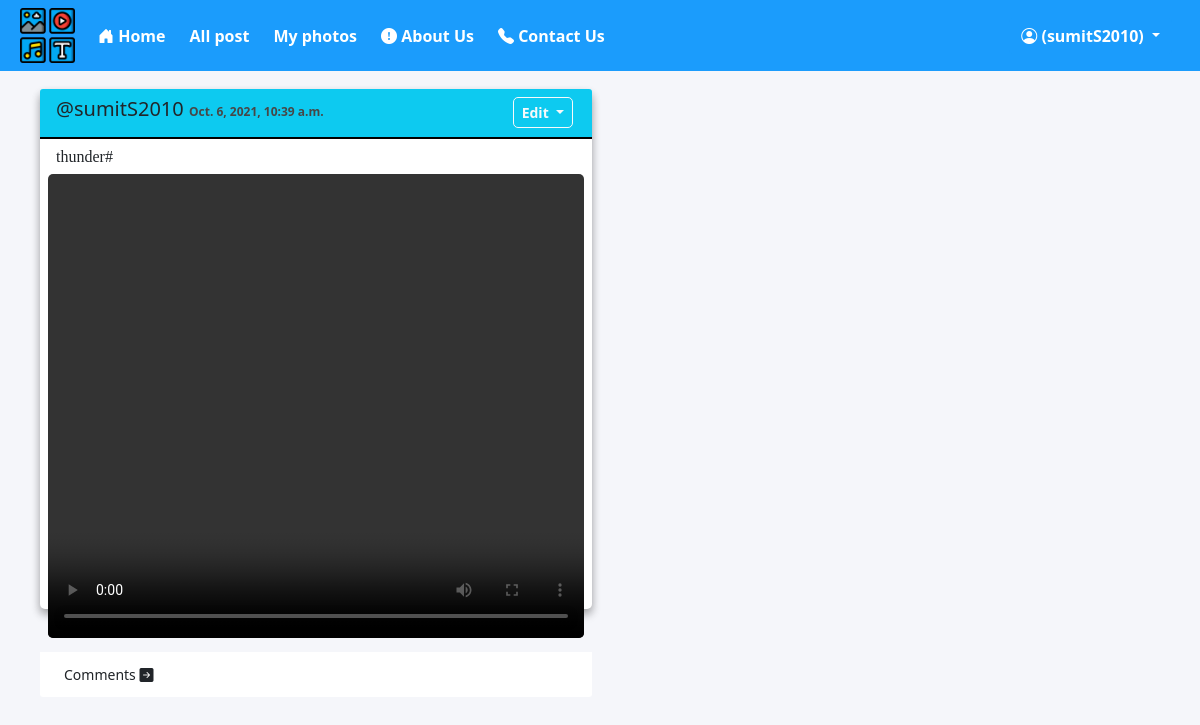
The page /videos/my_videos (signed in) on the database its author committed.
### videos/models.py (models this page shows, shortened)
class Postvideos(models.Model):
    user = models.ForeignKey(User, on_delete=models.CASCADE, null=True, blank=True)
    about_video = models.CharField(max_length=1000,blank=True)
    video = models.FileField(upload_to='videos/',default='')
    video_post_time = models.DateTimeField(null=True, auto_now_add=True)
    like_video = models.ManyToManyField(User,blank=True,related_name='like_video')
    class Meta:
        ordering = ("-video_post_time",)

### videos/views.py (the view)
# urls.py: path('my_videos',views.my_videos,name="my_videos"),
def my_videos(request):
    mypost = Postvideos.objects.filter(user=request.user)
    context2 = {"mypost":mypost}
    return render(request, "videos/my_videos.html",context2)

### templates/videos/my_videos.html (shortened to what this page needs)
{% extends 'base_template.html' %}
{% load static %}
{% block navigation_link %}
<a class="nav-link" href="{% url 'videos:videos_home' %}">All post</a>
<a class="nav-link" href="{% url 'videos:my_videos' %}">My photos</a>
{% endblock%}
{% block body %}
<div class="container">
	<div class="row row-cols-1 row-cols-md-2 g-3">
		{% for post in mypost %}
		<div class="col-md-6">
			<div class="card mypost-card">
				<div class="card-header bg-info">
					<div class="row g-1">
						<div class="col-md-10">
							<h5>@{{post.user.username}}  <b  class="post-time">{{post.video_post_time}}</b></h5>
						</div>
						<div class="col-md-2">
							<div class="btn-group">
							  	<button type="button" class="btn btn-outline-light btn-sm dropdown-toggle" data-bs-toggle="dropdown" aria-expanded="false" id="edit-button">
									Edit
							  	</button>
							</div>
						</div>
					</div>
				</div>
				<div class="card-body p-1 m-1">
                    <h6 class="media-caption">{{post.about_video}}</h6>
                    <video  class="post-video" controls>
                        <source type="video/mp4" src="{{ post.video.url }}">
                    </video>
				</div>
				<div class="card-footer bg-white">
					<div class="row">
						<div class="col-md-12">
							<a class=" btn btn-outline-dark  btn-sm" href="/videos/{{post.pk}}" role="button" id="footer-buttons">
							Comments <i class="bi bi-arrow-right-square-fill"></i></a>
						</div>
					</div>
				</div>
			</div>
		</div>
		{% endfor %}
	</div>
</div>
{% endblock %}

### templates/base_template.html (shortened to what this page needs)
{% load static %}
<!DOCTYPE html>
<html lang="en">
<head>
    <link rel="stylesheet" href="https://cdn.jsdelivr.net/npm/bootstrap-icons@1.4.1/font/bootstrap-icons.css">
    <link href="https://cdn.jsdelivr.net/npm/bootstrap@5.1.1/dist/css/bootstrap.min.css" rel="stylesheet">
</head>
<body style="background-color:#f5f6fa">
<nav class="navbar navbar-expand-lg">
	<div class="container-fluid">
		<img src="{% static 'images/logo.png' %}" style="width:70px;height:55px;object-fit:contain;">
		<div class="collapse navbar-collapse" id="navbarSupportedContent">
			<ul class="navbar-nav me-auto mb-2 mb-lg-0">
				<li class="nav-item">
					<a class="nav-link" aria-current="page" href="{% url 'home:home' %}"><i class="bi bi-house-door-fill"></i> Home</a>
				  </li>
				   {% block navigation_link %}{% endblock%}
				  <li class="nav-item">
					<a class="nav-link" href="\"><i class="bi bi-exclamation-circle-fill"></i> About Us</a>
				  </li>
				  <li class="nav-item">
					<a class="nav-link nav-link-color" href="{% url 'home:contact_page' %}"><i class="bi bi-telephone-fill"></i> Contact Us</a>
				  </li>
			</ul>
			{% if user.is_authenticated %}
	  <div class="dropdown mx-3">
		<button class="btn btn-primary dropdown-toggle" id="dropdownMenuButton" data-bs-toggle="dropdown" aria-expanded="false" >
		<i class="bi bi-person-circle"></i> ({{request.user}})
		</button>
	    </div>
	  {% else %}
	  	<a class="btn btn-outline-light btn-block mx-2" id="signuplogin-btn" href="{% url 'home:signup_page' %}" role="button">Sign Up</a>
	  	<a class="btn btn-outline-light btn-block mx-2" id="signuplogin-btn" href="{% url 'home:login_page' %}" role="button">Login</a>
    </div>
	{% endif %}
		</div>
	</div>
</nav>
{% block body %}
{% endblock %}
</body>
</html>

### templates/base_template.html (style rules this page uses)
.container { width: 100%; height: auto; padding: 10px; }
.navbar { background:#1B9CFC; }
.nav-link { color:white; margin-left:8px; font-weight: bold; }
#dropdownMenuButton { color:white; font-weight: bold; border:none; background:#1B9CFC; }
.card { margin-top:8px; width:100%; height:450px auto; border-radius:5px; border:none; box-shadow: 0 4px 8px 0 rgba(0, 0, 0, 0.2), 0 6px 10px 0 rgba(0, 0, 0, 0.19); }
.card-header { border-bottom:2px solid black; }
.card-footer { border:none; }
.mypost-card { margin-top:8px; width:100%; height:520px; border-radius:5px; border:none; }
.post-time { font-size:12px; color:#474747; }
.media-caption { padding-left:8px; font-family:Georgia; }
#footer-buttons { border:none; }
.post-video { width:100%; height:58vh; object-fit:cover; border-radius:5px; }
#edit-button { border-radius:5px; width:100%; font-weight:bold; margin-left:20px; }

### rows shown on the page
Postvideos: user.username "sumitS2010", video_post_time "Oct. 6, 2021, 10:39 a.m.", about_video "thunder#"

### other values the page prints
{{ request.user }} "sumitS2010"
